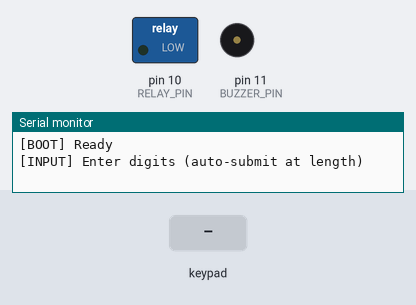
Simulated run of this sketch. Board: Arduino Uno, built with avr-gcc and run on an emulated ATmega328P. On the bench: switched loads named in the sketch (green lamp = pin HIGH), buzzer (waves = sounding, pin HIGH), the last lines printed to the serial monitor. The test bench sets the inputs (shaded band).

Above: at 1.2 s.
1.3 s: keypad keys 5 1 9 2 0 4 pressed 0.4 s apart
At 4.2 s:
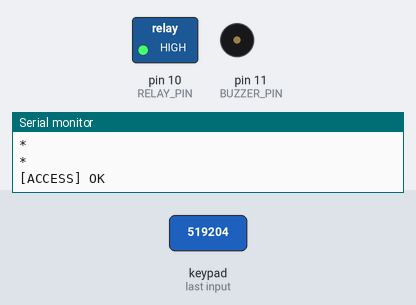
8.3 s: keypad keys 9 4 0 0 3 1 pressed 0.4 s apart
At 10.36 s:
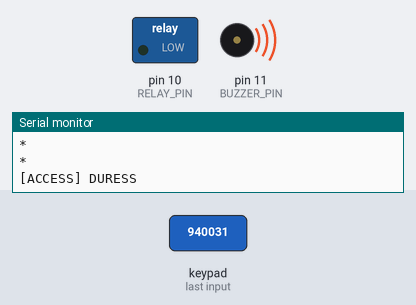
12.2 s: keypad keys 1 3 9 7 2 2 pressed 0.4 s apart
At 15.3 s:
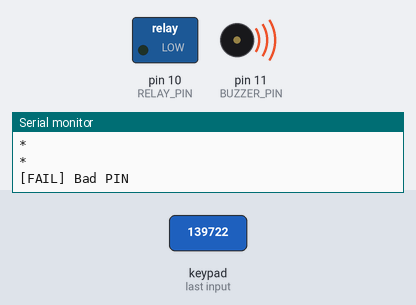
Timing chart, 0 to 17.2 s (numbered marks = the images above; inputs shaded):
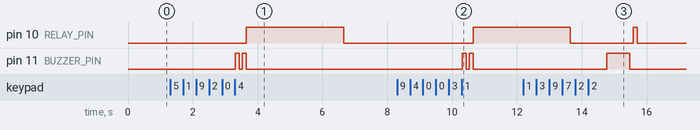

The sketch:

keypad_lock.ino
```cpp
#include <Arduino.h>
#include <Keypad.h>

// ---------- CONFIG ----------
const char* USER_PIN   = "519204";   // change me
const char* DURESS_PIN = "940031";   // change me
const uint8_t PIN_LEN  = 6;

const uint8_t RELAY_PIN  = 10;       // drives relay or LED
const uint8_t BUZZER_PIN = 11;       // ACTIVE buzzer (+ to this pin, - to GND)
const uint16_t UNLOCK_MS = 3000;     // relay pulse

// Lockout policy
const uint8_t  MAX_TRIES        = 5;
const uint32_t BASE_BACKOFF_MS  = 30000; // 30s; grows after each extra fail

// ---------- KEYPAD SETUP ----------
const byte ROWS = 4;
const byte COLS = 4;
char keys[ROWS][COLS] = {
  {'1','2','3','A'},
  {'4','5','6','B'},
  {'7','8','9','C'},
  {'*','0','#','D'}
};
// Adjust to your wiring
byte rowPins[ROWS] = {2, 3, 4, 5};
byte colPins[COLS] = {6, 7, 8, 9};
Keypad keypad = Keypad(makeKeymap(keys), rowPins, colPins, ROWS, COLS);

// ---------- STATE ----------
uint8_t failedTries = 0;
uint32_t lockedUntil = 0;

// ---------- HELPERS ----------
bool isLockedOut() {
  return millis() < lockedUntil;
}

void applyBackoff() {
  failedTries++;
  if (failedTries >= MAX_TRIES) {
    uint8_t over = failedTries - (MAX_TRIES - 1); // 1,2,3...
    uint32_t duration = BASE_BACKOFF_MS * over;   // linear growth; simple
    lockedUntil = millis() + duration;
    Serial.print("[LOCKOUT] Backoff ms: ");
    Serial.println(duration);
  }
}

void pulseRelay() {
  digitalWrite(RELAY_PIN, HIGH);
  delay(UNLOCK_MS);
  digitalWrite(RELAY_PIN, LOW);
}

void logEvent(const char* evt, const char* detail = "") {
  Serial.print("["); Serial.print(evt); Serial.print("] ");
  Serial.println(detail);
}

String readDigits(uint8_t digitsNeeded) {
  String s = "";
  logEvent("INPUT", "Enter digits (auto-submit at length)");
  while (s.length() < digitsNeeded) {
    char k = keypad.getKey();
    if (!k) continue;

    if (k == '*') { // backspace
      if (s.length() > 0) s.remove(s.length()-1);
      Serial.println("* (backspace)");
    } else if (k == '#') {
      // ignore # in this simple flow (no submit key needed)
    } else if (k >= '0' && k <= '9') {
      s += k;
      Serial.print("*"); // don’t echo digits
      Serial.println();
    } else {
      // ignore A/B/C/D in this minimal build
    }
  }
  return s;
}

// ---------- BUZZER PATTERNS (ACTIVE BUZZER: HIGH = ON) ----------
void beep(uint16_t on_ms, uint16_t off_ms, uint8_t times) {
  for (uint8_t i = 0; i < times; i++) {
    digitalWrite(BUZZER_PIN, HIGH);
    delay(on_ms);
    digitalWrite(BUZZER_PIN, LOW);
    if (i + 1 < times) delay(off_ms);
  }
}

// Success: quick beep-beep
void successChirp() {
  beep(120, 100, 2); // 120ms ON, 100ms gap, twice
}

// Duress: same as success (you can change if you want it distinct)
void duressChirp() {
  beep(120, 100, 2);
}

// Error: long buzz
void errorBuzz() {
  digitalWrite(BUZZER_PIN, HIGH);
  delay(700); // long buzz
  digitalWrite(BUZZER_PIN, LOW);
  delay(120);
}

// Lockout: repeating short chirps while locked
void lockoutChirpOnce() {
  beep(60, 0, 1);  // one short chirp
}

// ---------- SETUP & LOOP ----------
void setup() {
  Serial.begin(115200);
  pinMode(RELAY_PIN, OUTPUT);
  digitalWrite(RELAY_PIN, LOW);

  pinMode(BUZZER_PIN, OUTPUT);
  digitalWrite(BUZZER_PIN, LOW);

  logEvent("BOOT", "Ready");
}

void loop() {
  if (isLockedOut()) {
    // Visual + audible "locked" heartbeat
    digitalWrite(RELAY_PIN, HIGH); delay(50);
    digitalWrite(RELAY_PIN, LOW);  delay(150);
    lockoutChirpOnce();            delay(150);
    return;
  }

  // 1) Read PIN
  String pin = readDigits(PIN_LEN);

  // 2) Duress PIN: looks like success but logs an alert
  if (pin.equals(DURESS_PIN)) {
    logEvent("ACCESS", "DURESS");
    duressChirp();      // beep-beep
    pulseRelay();       // looks like normal unlock
    failedTries = 0;    // reset counter
    delay(250);
    return;
  }

  // 3) Check user PIN
  if (pin.equals(USER_PIN)) {
    logEvent("ACCESS", "OK");
    successChirp();     // beep-beep
    pulseRelay();
    failedTries = 0;
  } else {
    logEvent("FAIL", "Bad PIN");
    errorBuzz();        // long buzz
    applyBackoff();
    // brief LED blink for error (optional)
    digitalWrite(RELAY_PIN, HIGH); delay(120);
    digitalWrite(RELAY_PIN, LOW);  delay(120);
  }

  delay(200); // small idle delay
}
```

Measured:
- after the input at 1.3 s, pin 10 (RELAY_PIN): LOW → HIGH after 2.3 s, → LOW 3.0 s later; pin 11 (BUZZER_PIN): alternates HIGH for 0.12 s and LOW for 0.10 s, 4 changes in all, then stays LOW, starting after 2.0 s
- after the input at 8.3 s, pin 10 (RELAY_PIN): LOW → HIGH after 2.3 s; pin 11 (BUZZER_PIN): alternates HIGH for 0.12 s and LOW for 0.10 s, 4 changes in all, then stays LOW, starting after 2.0 s
- after the input at 12.2 s, pin 11 (BUZZER_PIN): LOW → HIGH after 2.6 s, → LOW 0.70 s later
